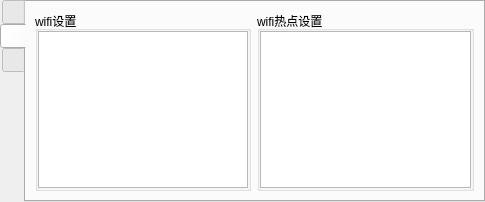
<?xml version="1.0" encoding="UTF-8"?>
<ui version="4.0">
 <class>OptionUi</class>
 <widget class="QWidget" name="OptionUi">
  <property name="geometry">
   <rect>
    <x>0</x>
    <y>0</y>
    <width>485</width>
    <height>193</height>
   </rect>
  </property>
  <property name="sizePolicy">
   <sizepolicy hsizetype="Fixed" vsizetype="Fixed">
    <horstretch>0</horstretch>
    <verstretch>0</verstretch>
   </sizepolicy>
  </property>
  <property name="windowTitle">
   <string>Form</string>
  </property>
  <layout class="QVBoxLayout" name="verticalLayout">
   <property name="spacing">
    <number>0</number>
   </property>
   <property name="leftMargin">
    <number>0</number>
   </property>
   <property name="topMargin">
    <number>0</number>
   </property>
   <property name="rightMargin">
    <number>0</number>
   </property>
   <property name="bottomMargin">
    <number>0</number>
   </property>
   <item>
    <widget class="QTabWidget" name="tabWidget">
     <property name="tabPosition">
      <enum>QTabWidget::West</enum>
     </property>
     <property name="currentIndex">
      <number>1</number>
     </property>
     <widget class="QWidget" name="tab">
      <attribute name="title">
       <string/>
      </attribute>
      <layout class="QHBoxLayout" name="horizontalLayout_7">
       <property name="leftMargin">
        <number>20</number>
       </property>
       <item>
        <layout class="QVBoxLayout" name="verticalLayout_2">
         <item>
          <widget class="QLabel" name="lab_freq">
           <property name="minimumSize">
            <size>
             <width>0</width>
             <height>25</height>
            </size>
           </property>
           <property name="maximumSize">
            <size>
             <width>16777215</width>
             <height>25</height>
            </size>
           </property>
           <property name="frameShape">
            <enum>QFrame::Panel</enum>
           </property>
           <property name="frameShadow">
            <enum>QFrame::Raised</enum>
           </property>
           <property name="lineWidth">
            <number>2</number>
           </property>
           <property name="midLineWidth">
            <number>0</number>
           </property>
           <property name="text">
            <string>电 网 频 率</string>
           </property>
           <property name="alignment">
            <set>Qt::AlignCenter</set>
           </property>
          </widget>
         </item>
         <item>
          <widget class="QLabel" name="lab_backlight">
           <property name="minimumSize">
            <size>
             <width>0</width>
             <height>25</height>
            </size>
           </property>
           <property name="maximumSize">
            <size>
             <width>16777215</width>
             <height>25</height>
            </size>
           </property>
           <property name="frameShape">
            <enum>QFrame::Panel</enum>
           </property>
           <property name="frameShadow">
            <enum>QFrame::Raised</enum>
           </property>
           <property name="lineWidth">
            <number>2</number>
           </property>
           <property name="text">
            <string>背 光 设 置</string>
           </property>
           <property name="alignment">
            <set>Qt::AlignCenter</set>
           </property>
           <property name="buddy">
            <cstring>slider_backlight</cstring>
           </property>
          </widget>
         </item>
         <item>
          <widget class="QLabel" name="lab_datetime">
           <property name="minimumSize">
            <size>
             <width>0</width>
             <height>25</height>
            </size>
           </property>
           <property name="maximumSize">
            <size>
             <width>16777215</width>
             <height>25</height>
            </size>
           </property>
           <property name="frameShape">
            <enum>QFrame::Panel</enum>
           </property>
           <property name="frameShadow">
            <enum>QFrame::Raised</enum>
           </property>
           <property name="lineWidth">
            <number>2</number>
           </property>
           <property name="text">
            <string>时 间 设 置</string>
           </property>
           <property name="alignment">
            <set>Qt::AlignCenter</set>
           </property>
          </widget>
         </item>
         <item>
          <widget class="QLabel" name="lab_auot_rec">
           <property name="minimumSize">
            <size>
             <width>0</width>
             <height>25</height>
            </size>
           </property>
           <property name="maximumSize">
            <size>
             <width>16777215</width>
             <height>25</height>
            </size>
           </property>
           <property name="frameShape">
            <enum>QFrame::Panel</enum>
           </property>
           <property name="frameShadow">
            <enum>QFrame::Raised</enum>
           </property>
           <property name="lineWidth">
            <number>2</number>
           </property>
           <property name="text">
            <string>自 动 录 波</string>
           </property>
           <property name="alignment">
            <set>Qt::AlignCenter</set>
           </property>
          </widget>
         </item>
         <item>
          <widget class="QLabel" name="lab_closetime">
           <property name="minimumSize">
            <size>
             <width>0</width>
             <height>25</height>
            </size>
           </property>
           <property name="maximumSize">
            <size>
             <width>16777215</width>
             <height>25</height>
            </size>
           </property>
           <property name="frameShape">
            <enum>QFrame::Panel</enum>
           </property>
           <property name="frameShadow">
            <enum>QFrame::Raised</enum>
           </property>
           <property name="lineWidth">
            <number>2</number>
           </property>
           <property name="text">
            <string>自动关机时间</string>
           </property>
           <property name="alignment">
            <set>Qt::AlignCenter</set>
           </property>
          </widget>
         </item>
         <item>
          <widget class="QLabel" name="lab_lang">
           <property name="enabled">
            <bool>true</bool>
           </property>
           <property name="minimumSize">
            <size>
             <width>0</width>
             <height>25</height>
            </size>
           </property>
           <property name="maximumSize">
            <size>
             <width>16777215</width>
             <height>25</height>
            </size>
           </property>
           <property name="frameShape">
            <enum>QFrame::Panel</enum>
           </property>
           <property name="frameShadow">
            <enum>QFrame::Raised</enum>
           </property>
           <property name="lineWidth">
            <number>2</number>
           </property>
           <property name="text">
            <string>系统语言</string>
           </property>
           <property name="alignment">
            <set>Qt::AlignCenter</set>
           </property>
          </widget>
         </item>
        </layout>
       </item>
       <item>
        <layout class="QVBoxLayout" name="verticalLayout_3">
         <item>
          <layout class="QHBoxLayout" name="horizontalLayout_3">
           <item>
            <spacer name="horizontalSpacer_5">
             <property name="orientation">
              <enum>Qt::Horizontal</enum>
             </property>
             <property name="sizeType">
              <enum>QSizePolicy::Expanding</enum>
             </property>
             <property name="sizeHint" stdset="0">
              <size>
               <width>40</width>
               <height>20</height>
              </size>
             </property>
            </spacer>
           </item>
           <item>
            <widget class="QRadioButton" name="rbt_50Hz">
             <property name="text">
              <string>50Hz</string>
             </property>
            </widget>
           </item>
           <item>
            <widget class="QRadioButton" name="rbt_60Hz">
             <property name="text">
              <string>60Hz</string>
             </property>
            </widget>
           </item>
           <item>
            <spacer name="horizontalSpacer_6">
             <property name="orientation">
              <enum>Qt::Horizontal</enum>
             </property>
             <property name="sizeType">
              <enum>QSizePolicy::Expanding</enum>
             </property>
             <property name="sizeHint" stdset="0">
              <size>
               <width>60</width>
               <height>20</height>
              </size>
             </property>
            </spacer>
           </item>
          </layout>
         </item>
         <item>
          <layout class="QHBoxLayout" name="horizontalLayout">
           <item>
            <spacer name="horizontalSpacer_4">
             <property name="orientation">
              <enum>Qt::Horizontal</enum>
             </property>
             <property name="sizeType">
              <enum>QSizePolicy::Fixed</enum>
             </property>
             <property name="sizeHint" stdset="0">
              <size>
               <width>20</width>
               <height>20</height>
              </size>
             </property>
            </spacer>
           </item>
           <item>
            <widget class="QSlider" name="slider_backlight">
             <property name="minimum">
              <number>1</number>
             </property>
             <property name="maximum">
              <number>8</number>
             </property>
             <property name="value">
              <number>8</number>
             </property>
             <property name="orientation">
              <enum>Qt::Horizontal</enum>
             </property>
             <property name="tickPosition">
              <enum>QSlider::NoTicks</enum>
             </property>
            </widget>
           </item>
           <item>
            <widget class="QLabel" name="lab_backlightVal">
             <property name="font">
              <font>
               <pointsize>11</pointsize>
              </font>
             </property>
             <property name="text">
              <string>8</string>
             </property>
            </widget>
           </item>
           <item>
            <spacer name="horizontalSpacer_3">
             <property name="orientation">
              <enum>Qt::Horizontal</enum>
             </property>
             <property name="sizeType">
              <enum>QSizePolicy::Fixed</enum>
             </property>
             <property name="sizeHint" stdset="0">
              <size>
               <width>20</width>
               <height>20</height>
              </size>
             </property>
            </spacer>
           </item>
          </layout>
         </item>
         <item>
          <layout class="QHBoxLayout" name="horizontalLayout_2">
           <item>
            <spacer name="horizontalSpacer_2">
             <property name="orientation">
              <enum>Qt::Horizontal</enum>
             </property>
             <property name="sizeType">
              <enum>QSizePolicy::Fixed</enum>
             </property>
             <property name="sizeHint" stdset="0">
              <size>
               <width>20</width>
               <height>20</height>
              </size>
             </property>
            </spacer>
           </item>
           <item>
            <widget class="QDateTimeEdit" name="dateTimeEdit">
             <property name="sizePolicy">
              <sizepolicy hsizetype="Preferred" vsizetype="Preferred">
               <horstretch>0</horstretch>
               <verstretch>0</verstretch>
              </sizepolicy>
             </property>
             <property name="font">
              <font>
               <pointsize>11</pointsize>
              </font>
             </property>
             <property name="alignment">
              <set>Qt::AlignCenter</set>
             </property>
             <property name="buttonSymbols">
              <enum>QAbstractSpinBox::NoButtons</enum>
             </property>
             <property name="currentSection">
              <enum>QDateTimeEdit::YearSection</enum>
             </property>
             <property name="displayFormat">
              <string>yyyy年MM月dd日 HH时mm分ss秒</string>
             </property>
            </widget>
           </item>
           <item>
            <spacer name="horizontalSpacer">
             <property name="orientation">
              <enum>Qt::Horizontal</enum>
             </property>
             <property name="sizeType">
              <enum>QSizePolicy::Fixed</enum>
             </property>
             <property name="sizeHint" stdset="0">
              <size>
               <width>20</width>
               <height>20</height>
              </size>
             </property>
            </spacer>
           </item>
          </layout>
         </item>
         <item>
          <layout class="QHBoxLayout" name="horizontalLayout_4">
           <item>
            <spacer name="horizontalSpacer_7">
             <property name="orientation">
              <enum>Qt::Horizontal</enum>
             </property>
             <property name="sizeType">
              <enum>QSizePolicy::Expanding</enum>
             </property>
             <property name="sizeHint" stdset="0">
              <size>
               <width>40</width>
               <height>20</height>
              </size>
             </property>
            </spacer>
           </item>
           <item>
            <widget class="QCheckBox" name="checkBox_1">
             <property name="styleSheet">
              <string notr="true">border-color: rgb(46, 52, 54);
</string>
             </property>
             <property name="text">
              <string>通道1</string>
             </property>
            </widget>
           </item>
           <item>
            <spacer name="horizontalSpacer_13">
             <property name="orientation">
              <enum>Qt::Horizontal</enum>
             </property>
             <property name="sizeType">
              <enum>QSizePolicy::Fixed</enum>
             </property>
             <property name="sizeHint" stdset="0">
              <size>
               <width>20</width>
               <height>20</height>
              </size>
             </property>
            </spacer>
           </item>
           <item>
            <widget class="QCheckBox" name="checkBox_2">
             <property name="text">
              <string>通道2</string>
             </property>
            </widget>
           </item>
           <item>
            <spacer name="horizontalSpacer_8">
             <property name="orientation">
              <enum>Qt::Horizontal</enum>
             </property>
             <property name="sizeType">
              <enum>QSizePolicy::Expanding</enum>
             </property>
             <property name="sizeHint" stdset="0">
              <size>
               <width>40</width>
               <height>20</height>
              </size>
             </property>
            </spacer>
           </item>
          </layout>
         </item>
         <item>
          <layout class="QHBoxLayout" name="horizontalLayout_5">
           <item>
            <spacer name="horizontalSpacer_9">
             <property name="orientation">
              <enum>Qt::Horizontal</enum>
             </property>
             <property name="sizeType">
              <enum>QSizePolicy::Expanding</enum>
             </property>
             <property name="sizeHint" stdset="0">
              <size>
               <width>40</width>
               <height>20</height>
              </size>
             </property>
            </spacer>
           </item>
           <item>
            <widget class="QLineEdit" name="lineEdit_CloseTime">
             <property name="maximumSize">
              <size>
               <width>60</width>
               <height>16777215</height>
              </size>
             </property>
             <property name="font">
              <font>
               <pointsize>11</pointsize>
              </font>
             </property>
             <property name="text">
              <string>5</string>
             </property>
            </widget>
           </item>
           <item>
            <widget class="QLabel" name="lab_min_2">
             <property name="font">
              <font>
               <pointsize>11</pointsize>
              </font>
             </property>
             <property name="text">
              <string>分钟</string>
             </property>
             <property name="alignment">
              <set>Qt::AlignCenter</set>
             </property>
            </widget>
           </item>
           <item>
            <spacer name="horizontalSpacer_10">
             <property name="orientation">
              <enum>Qt::Horizontal</enum>
             </property>
             <property name="sizeType">
              <enum>QSizePolicy::Expanding</enum>
             </property>
             <property name="sizeHint" stdset="0">
              <size>
               <width>40</width>
               <height>20</height>
              </size>
             </property>
            </spacer>
           </item>
          </layout>
         </item>
         <item>
          <layout class="QHBoxLayout" name="horizontalLayout_6">
           <item>
            <spacer name="horizontalSpacer_11">
             <property name="orientation">
              <enum>Qt::Horizontal</enum>
             </property>
             <property name="sizeHint" stdset="0">
              <size>
               <width>40</width>
               <height>20</height>
              </size>
             </property>
            </spacer>
           </item>
           <item>
            <widget class="QRadioButton" name="rbt_CN">
             <property name="enabled">
              <bool>true</bool>
             </property>
             <property name="text">
              <string>中文</string>
             </property>
             <property name="checked">
              <bool>true</bool>
             </property>
            </widget>
           </item>
           <item>
            <widget class="QRadioButton" name="rbt_EN">
             <property name="enabled">
              <bool>true</bool>
             </property>
             <property name="text">
              <string>English</string>
             </property>
            </widget>
           </item>
           <item>
            <spacer name="horizontalSpacer_12">
             <property name="orientation">
              <enum>Qt::Horizontal</enum>
             </property>
             <property name="sizeHint" stdset="0">
              <size>
               <width>40</width>
               <height>20</height>
              </size>
             </property>
            </spacer>
           </item>
          </layout>
         </item>
        </layout>
       </item>
      </layout>
     </widget>
     <widget class="QWidget" name="tab_2">
      <attribute name="title">
       <string/>
      </attribute>
      <layout class="QHBoxLayout" name="horizontalLayout_8">
       <item>
        <widget class="QGroupBox" name="groupBox">
         <property name="title">
          <string>wifi设置</string>
         </property>
         <layout class="QVBoxLayout" name="verticalLayout_4">
          <property name="leftMargin">
           <number>0</number>
          </property>
          <property name="topMargin">
           <number>0</number>
          </property>
          <property name="rightMargin">
           <number>0</number>
          </property>
          <property name="bottomMargin">
           <number>0</number>
          </property>
          <item>
           <widget class="QListWidget" name="listWidget"/>
          </item>
         </layout>
        </widget>
       </item>
       <item>
        <widget class="QGroupBox" name="groupBox_2">
         <property name="title">
          <string>wifi热点设置</string>
         </property>
         <layout class="QVBoxLayout" name="verticalLayout_5">
          <property name="leftMargin">
           <number>0</number>
          </property>
          <property name="topMargin">
           <number>0</number>
          </property>
          <property name="rightMargin">
           <number>0</number>
          </property>
          <property name="bottomMargin">
           <number>0</number>
          </property>
          <item>
           <widget class="QListWidget" name="listWidget_2"/>
          </item>
         </layout>
        </widget>
       </item>
      </layout>
     </widget>
     <widget class="QWidget" name="tab_3">
      <attribute name="title">
       <string/>
      </attribute>
     </widget>
    </widget>
   </item>
  </layout>
 </widget>
 <resources/>
 <connections>
  <connection>
   <sender>slider_backlight</sender>
   <signal>valueChanged(int)</signal>
   <receiver>lab_backlightVal</receiver>
   <slot>setNum(int)</slot>
   <hints>
    <hint type="sourcelabel">
     <x>276</x>
     <y>70</y>
    </hint>
    <hint type="destinationlabel">
     <x>372</x>
     <y>70</y>
    </hint>
   </hints>
  </connection>
  <connection>
   <sender>lineEdit_CloseTime</sender>
   <signal>textChanged(QString)</signal>
   <receiver>lineEdit_CloseTime</receiver>
   <slot>selectAll()</slot>
   <hints>
    <hint type="sourcelabel">
     <x>257</x>
     <y>161</y>
    </hint>
    <hint type="destinationlabel">
     <x>257</x>
     <y>161</y>
    </hint>
   </hints>
  </connection>
 </connections>
</ui>
